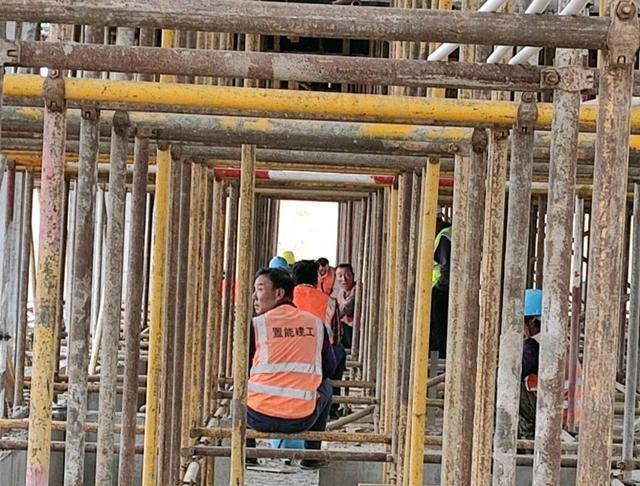
#> input picture 测试图片/HZ-01_未佩戴安全帽_03_0008.jpg, 640 x 486 px
$ python -i make_red_masked.py   (imports and definitions only)
#> lines starting #> are read from the running program, lines starting #| are printed output that depends on the picture; after the words box and inside, x2 and y2 are one past the last pixel; in counts of white or black regions, pixels touching at a corner belong together
#> further down, picture is the input picture: PIL image 640x486 RGB; mean R, G, B 138.9, 119.5, 101.3
"""生成「去掉人工红圈」的图片副本，用于测自主发现能力。

为什么不能直接把圈内涂灰：红圈圈住的正是缺陷本身，涂灰等于连问题一起删掉，
召回必然掉到 0，测出来的是「删除缺陷」，不是「去掉提示」。

做法（纯 PIL，不用 numpy，避免动项目依赖）：
1. 按颜色阈值取出红色笔画像素；
2. 外扩几个像素，盖住抗锯齿边缘；
3. 先把笔画像素填成中性灰，再按 1/12 缩放回放，得到「不含红线的邻域底色」；
4. 只用这块底色覆盖被外扩的掩膜区域 —— 笔画消失，圈内内容原样保留。

原始图不动，副本写到 第一批_遮红/ 镜像目录。

用法
  .venv/bin/python scripts/make_red_masked.py --limit 2      # 抽 2 张看效果
  .venv/bin/python scripts/make_red_masked.py                # 全量 87 张
  .venv/bin/python scripts/make_red_masked.py --report       # 只统计红色占比，不写文件
"""

from __future__ import annotations

import argparse
import csv
from pathlib import Path

from PIL import Image, ImageChops, ImageFilter

ROOT = Path(__file__).resolve().parents[1]
MANIFEST = ROOT / "data" / "eval" / "45项_第一批_manifest.csv"
SRC_BASE = ROOT / "data" / "datasets" / "local" / "45项" / "第一批"
DST_BASE = ROOT / "data" / "datasets" / "local" / "45项" / "第一批_遮红"


def _thr(img: Image.Image, lo: int | None = None, hi: int | None = None) -> Image.Image:
    if lo is not None:
        return img.point(lambda v: 255 if v > lo else 0)
    assert hi is not None
    return img.point(lambda v: 255 if v < hi else 0)


def red_mask(img: Image.Image) -> Image.Image:
    """纯红/深红标注；锈迹偏暗褐、G/B 与 R 差距小，用双差值阈值分开。"""
    r, g, b = img.split()
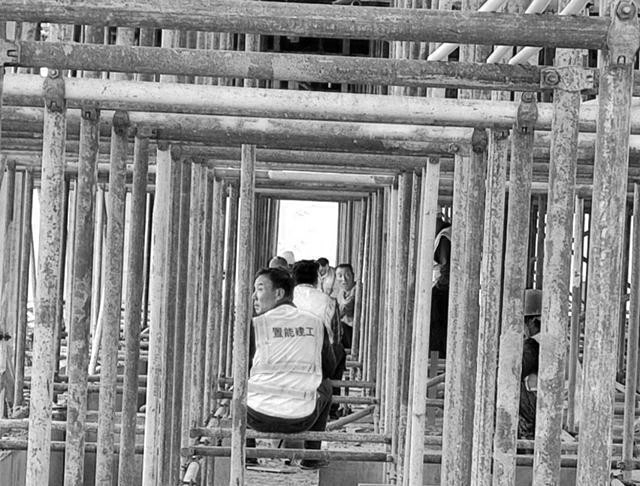
#> r: PIL image 640x486 L; min 0, max 255, mean 138.9
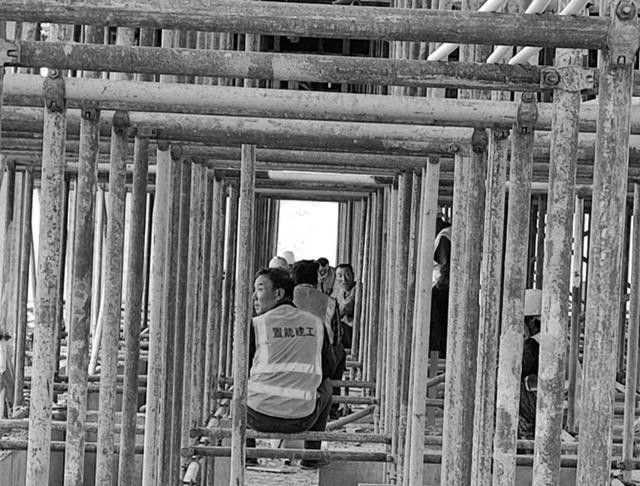
#> g: PIL image 640x486 L; min 0, max 255, mean 119.5
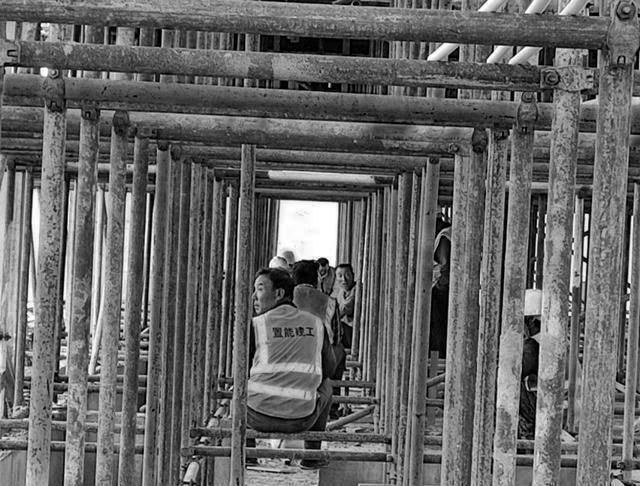
#> b: PIL image 640x486 L; min 0, max 255, mean 101.3
    cond = ImageChops.multiply(_thr(r, lo=120), _thr(g, hi=95))
#> in _thr, `return img.point(lambda v: 255 if v > lo else 0)`:
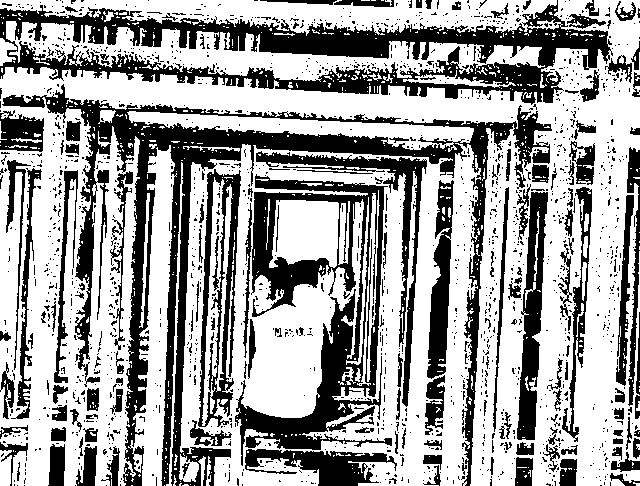
#> returned value: PIL image 640x486 L; 63.1% white; 1676 black regions (1519 under 20 px), largest, box (x1, y1, x2, y2) and area: (2, 84, 552, 486) 28492, (0, 0, 613, 105) 21606, (235, 174, 392, 466) 14808
#> in _thr (call 2), `return img.point(lambda v: 255 if v < hi else 0)`: returned value: PIL image 640x486 L; 32% white; 1763 white regions (1567 under 20 px), largest, box (x1, y1, x2, y2) and area: (2, 83, 551, 486) 27634, (0, 8, 613, 103) 18328, (236, 171, 388, 466) 13502
#> cond: PIL image 640x486 L; 1.1% white in thin lines or dots
    cond = ImageChops.multiply(cond, _thr(b, hi=95))
#> call 3 of _thr, with hi = 95
#> in _thr (call 3), `return img.point(lambda v: 255 if v < hi else 0)`:
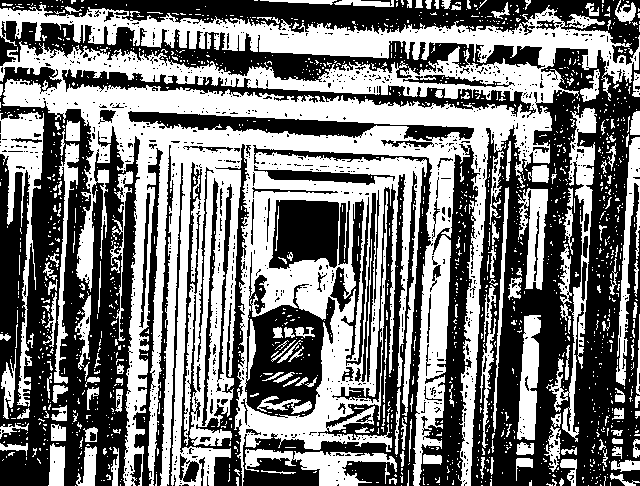
#> returned value: PIL image 640x486 L; 47.3% white; 1577 white regions (1407 under 20 px), largest, box (x1, y1, x2, y2) and area: (0, 4, 640, 486) 107988, (0, 112, 44, 407) 3779, (546, 108, 597, 442) 3386
#> cond: PIL image 640x486 L; 1.1% white in thin lines or dots
    cond = ImageChops.multiply(cond, _thr(ImageChops.subtract(r, g), lo=55))
#> in _thr (call 4), `return img.point(lambda v: 255 if v > lo else 0)`: returned value: PIL image 640x486 L; 2.4% white; 41 white regions (19 under 20 px), largest, box (x1, y1, x2, y2) and area: (267, 270, 334, 363) 3617, (246, 392, 316, 419) 1280, (249, 372, 321, 390) 950
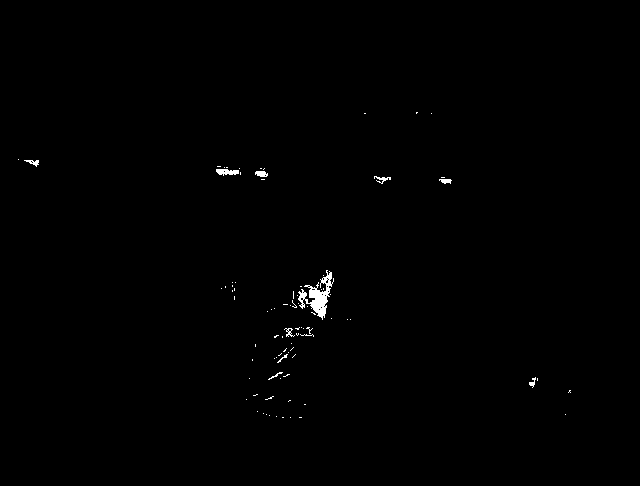
#> cond: PIL image 640x486 L; 0.42% white; 87 white regions (77 under 20 px), largest, box (x1, y1, x2, y2) and area: (298, 270, 334, 320) 643, (216, 169, 239, 176) 111, (255, 171, 268, 177) 61
    cond = ImageChops.multiply(cond, _thr(ImageChops.subtract(r, b), lo=55))
#> in _thr (call 5), `return img.point(lambda v: 255 if v > lo else 0)`:
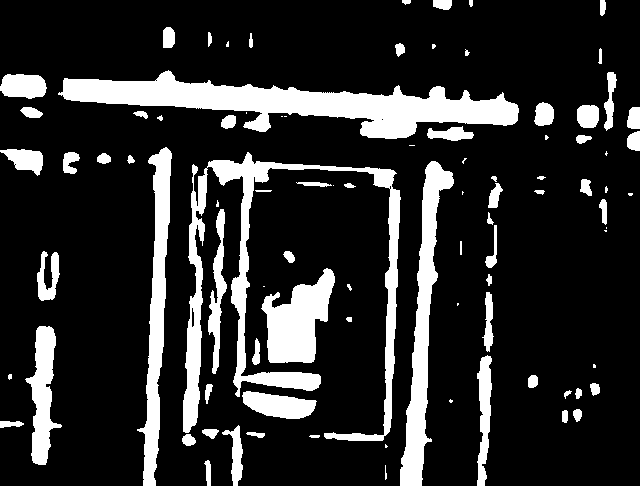
#> returned value: PIL image 640x486 L; 17.4% white; 91 white regions (21 under 20 px), largest, box (x1, y1, x2, y2) and area: (58, 70, 519, 139) 12805, (183, 152, 401, 441) 10625, (400, 161, 454, 486) 5564
#> cond: PIL image 640x486 L; 0.42% white; 86 white regions (76 under 20 px), largest, box (x1, y1, x2, y2) and area: (298, 270, 334, 320) 643, (216, 169, 239, 176) 111, (255, 171, 268, 177) 60
    return cond.convert("L")


def ratio(mask: Image.Image) -> float:
    hist = mask.histogram()
    return sum(i * n for i, n in enumerate(hist)) / 255 / (mask.width * mask.height)


# [107 lines left out: functions mask_image, load_rows, main, not called in this run]


# [2 lines not run here, left out]

>>> from PIL import Image
>>> picture = Image.open('../测试图片/HZ-01_未佩戴安全帽_03_0008.jpg')
>>> result = red_mask(picture)

$ run again, on 测试图片/HZ-01_未佩戴安全帽_03_0525.jpg
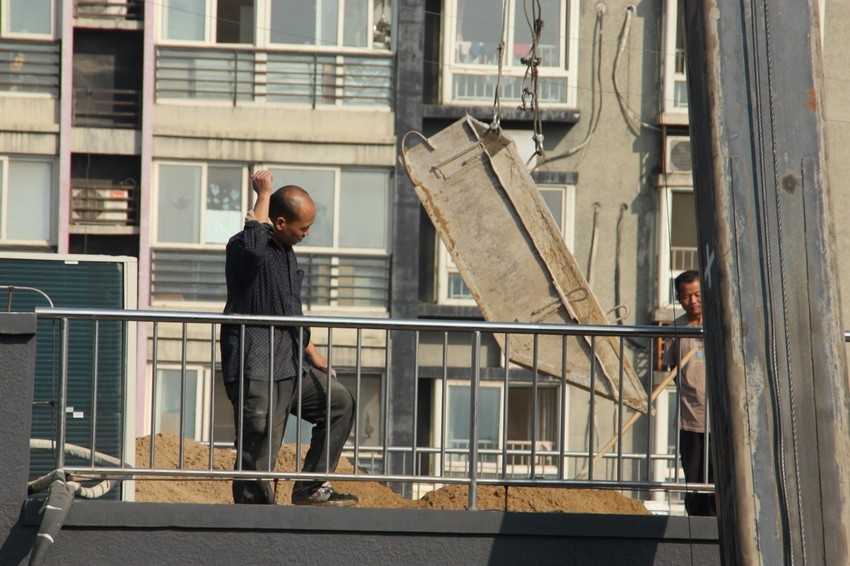
#> input picture 测试图片/HZ-01_未佩戴安全帽_03_0525.jpg, 850 x 566 px
#> picture is the input picture: PIL image 850x566 RGB; mean R, G, B 124.7, 119, 106.5
#> in _thr, `return img.point(lambda v: 255 if v > lo else 0)`:
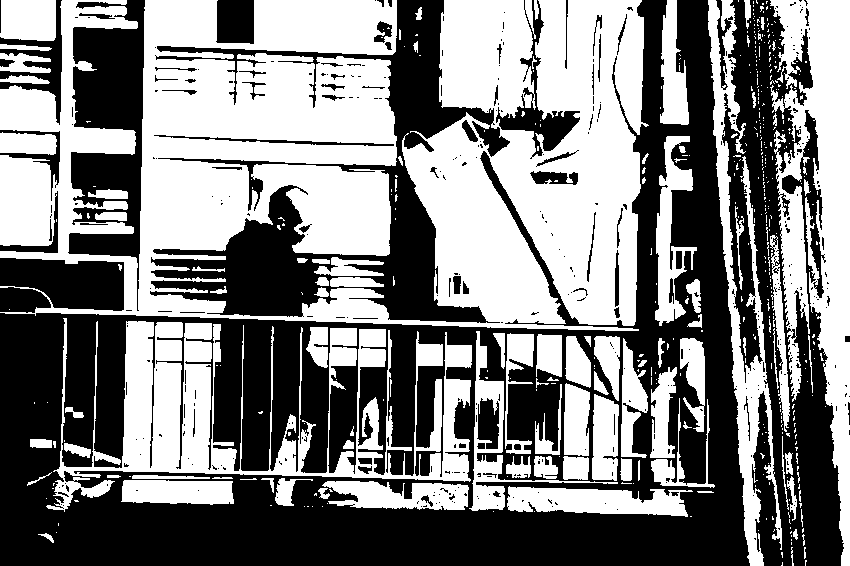
#> returned value: PIL image 850x566 L; 50.6% white; 413 black regions (335 under 20 px), largest, box (x1, y1, x2, y2) and area: (0, 0, 750, 566) 141784, (722, 0, 844, 566) 32298, (150, 0, 510, 323) 29720
#> in _thr (call 5), `return img.point(lambda v: 255 if v > lo else 0)`:
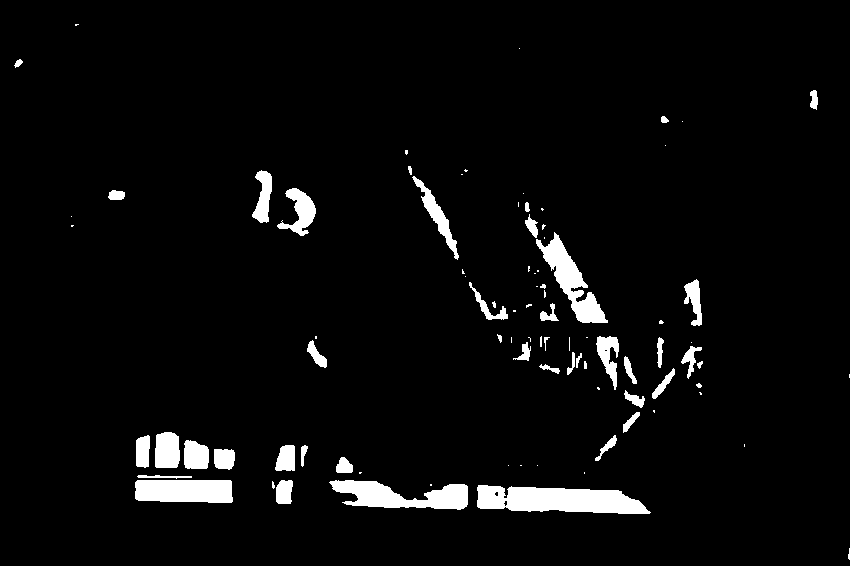
#> returned value: PIL image 850x566 L; 4.3% white; 90 white regions (44 under 20 px), largest, box (x1, y1, x2, y2) and area: (477, 485, 651, 514) 3648, (329, 480, 468, 510) 2445, (135, 480, 233, 503) 2127

$ run again, on 测试图片/HZ-01_未佩戴安全帽_03_0649.jpg
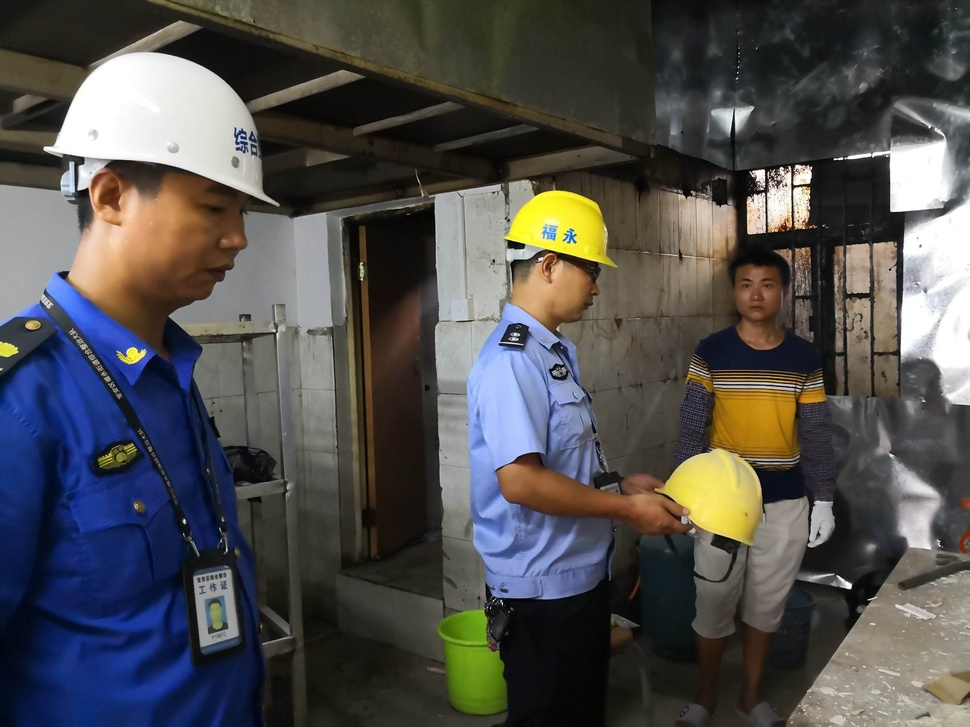
#> input picture 测试图片/HZ-01_未佩戴安全帽_03_0649.jpg, 970 x 727 px, shrunk from 2667 x 2000 before the run
#> picture is the input picture: PIL image 970x727 RGB; mean R, G, B 80.4, 79.4, 78.3
#> in _thr, `return img.point(lambda v: 255 if v > lo else 0)`:
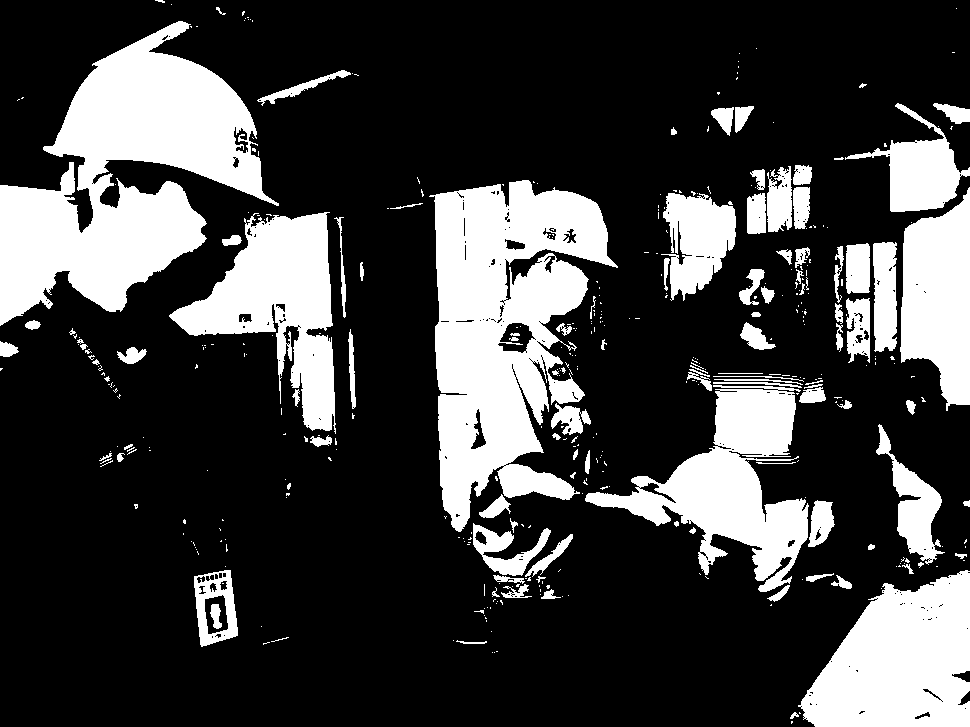
#> returned value: PIL image 970x727 L; 25.4% white; 416 white regions (312 under 20 px), largest, box (x1, y1, x2, y2) and area: (0, 21, 279, 326) 40284, (429, 180, 618, 532) 37646, (798, 570, 970, 727) 19021
#> in _thr (call 5), `return img.point(lambda v: 255 if v > lo else 0)`:
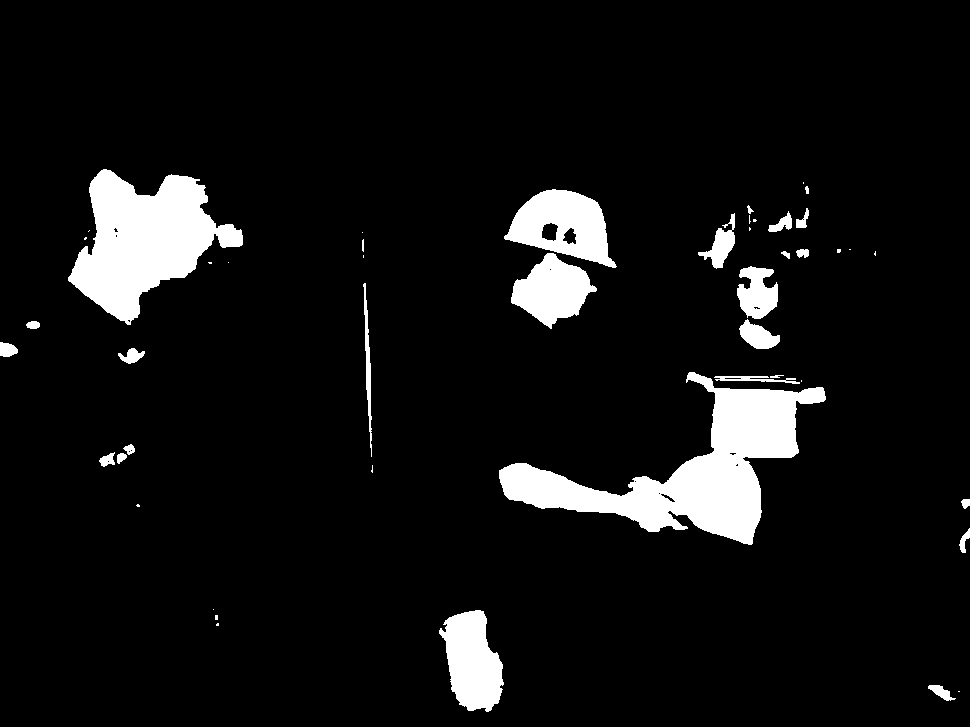
#> returned value: PIL image 970x727 L; 7.3% white; 47 white regions (20 under 20 px), largest, box (x1, y1, x2, y2) and area: (499, 372, 826, 545) 18488, (68, 169, 243, 325) 14180, (504, 189, 617, 268) 5001
